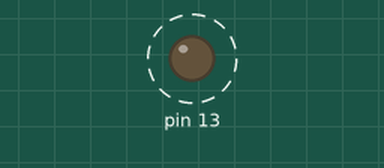
Simulated run of this sketch. Board: Arduino Uno, built with avr-gcc and run on an emulated ATmega328P. Shown: output pins drawn as LEDs (lit = HIGH). Dashed ring = blinking.

Above: at 0.6 s.
Timing chart, 0 to 5.9 s (numbered marks = the images above):
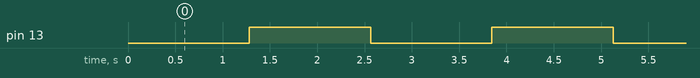

The sketch:

LED_Analog.ino
```cpp
int x;

void setup()
{
    pinMode(13, OUTPUT);

}

void loop()
{
    for (x = 0; x < 256; x++)
    {
        analogWrite(13 , x);
        delay(10);
    }
}
```

Measured:
- by itself, pin 13: alternates HIGH for 1.3 s and LOW for 1.3 s
